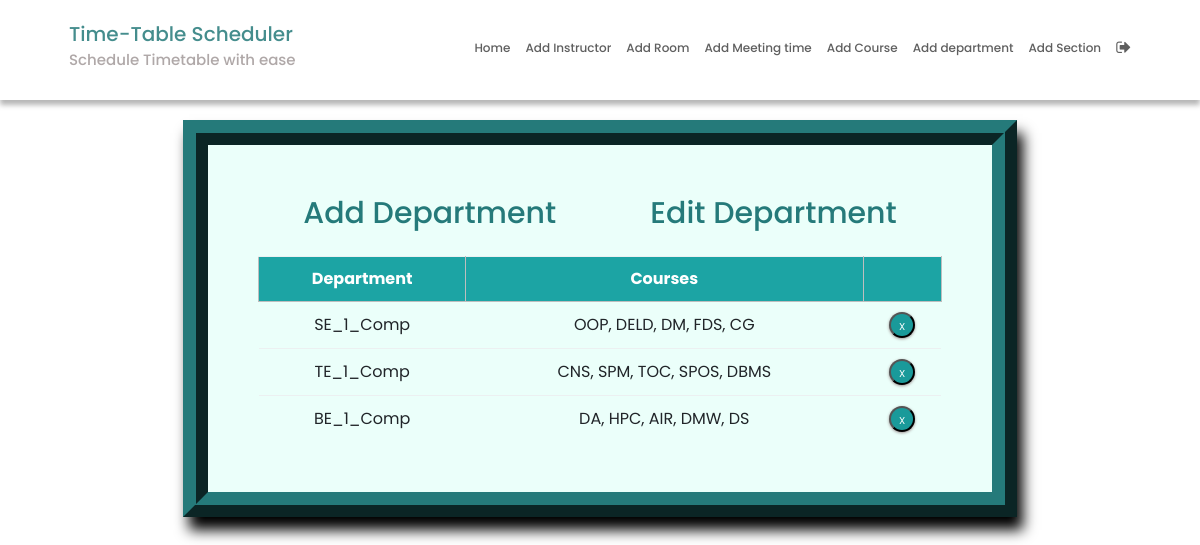
/departmentEdit/ (signed in), run on the app's committed database.
### SchedulerApp/models.py (models this page shows, shortened)
class Department(models.Model):
    dept_name = models.CharField(max_length=50)
    courses = models.ManyToManyField(Course)

### SchedulerApp/views.py (the view)
# urls.py: path('departmentEdit/', departmentEdit, name='departmentEdit'),
@login_required
def departmentEdit(request):
    course = defaultdict(list)
    for dept in Department.courses.through.objects.all():
        dept_name = Department.objects.filter(
            id=dept.department_id).values('dept_name')[0]['dept_name']
        course_name = Course.objects.filter(
            course_number=dept.course_id).values(
                'course_name')[0]['course_name']
        course[dept_name].append(course_name)
    context = {'departments': Department.objects.all(), 'course': course}
    return render(request, 'departmentEdit.html', context)

### SchedulerApp/templatetags/index.py (called while the page is built)
@register.filter
def dictKey(d, k):
    return ', '.join(d[k]) or ''

@register.tag
def active(parser, token):
    args = token.split_contents()
    template_tag = args[0]
    if len(args) < 2:
        raise (template.TemplateSyntaxError, f'{template_tag} tag requires at least one argument')
    return NavSelectedNode(args[1:])

    def render(self, context):
        path = context['request'].path
        for p in self.patterns:
            pValue = template.Variable(p).resolve(context)
            if path == pValue:
                return 'active'
        return ''

### templates/departmentEdit.html (shortened to what this page needs)
{% extends 'base.html' %}
{% block content %}
{% load static %}
{% load index %}
<fieldset class="fieldset">
  <a href="{% url 'departmentAdd'%}">
    <h1 class="tablink" onclick="openPage('new')" id="defaultOpen">Add Department</h1>
  </a>
  <h1 class="tablink" onclick="openPage('edit')" id="link_to_edit">Edit Department</h1>
  <div class="tabcontent" id="edit">
    <table class="table1">
      <thead>
        <tr class="table-headers">
          <th>Department</th>
          <th>Courses</th>
          <th class="empty"></th>
        </tr>
      </thead>
      <tbody>
        {% for dept in departments %}
        <tr>
          <td>{{dept.dept_name}}</td>
          <td>{{course|dictKey:dept.dept_name}}</td>
          <td class="empty">
            <form action="{% url 'deletedepartment' dept.id %}" method="post">
              <input type="submit" value="X" class="cross">
            </form>
          </td>
        </tr>
        {% endfor %}
      </tbody>
    </table>
  </div>
</fieldset>
{% endblock %}

### static/CSS/style.css (style rules this page uses)
* { margin: 0; padding: 0; box-sizing: border-box; font-family: "poppins", sans-serif; }
html { scroll-behavior: smooth; }
a { text-decoration: none; }
body { position: relative; }
html, body { margin: 0; padding: 0; box-sizing: border-box; font-family: "Quicksand", sans-serif; font-size: 62.5%; font-size: 10px; height: 100%; width: 100vw; }
fieldset { padding: 50px; border-width: 25px; border-style: ridge; border-color: #257a7a; box-shadow: 6px 13px 13px 0px black; background-color: #ebfffa; }
fieldset h1 { color: #257a7a; padding-bottom: 20px; margin-inline: 45px; display: inline-block; cursor: pointer; font-size: 3rem; }
fieldset input { padding: 8px; color: #938c8c }
.table2 td, th { border: 1px solid rgb(190, 190, 190); padding: 10px 20px; }
.table1 { width: 100%; border-collapse: collapse; text-align: center; overflow: hidden; }
.table1 td, th { border-top: 1px solid #ECF0F1; padding: 10px; }
.table1 th { background-color: #1ca4a4; color: #fff; }
.empty form { display: flex; justify-content: center; }
.cross { border-radius: 50%; font-size: 1rem; box-shadow: 0px 1px 3px 0px #9e9292; padding: 5px; color: #fff; background-color: #1a9a9a; cursor: pointer; width: 26px; height: 26px; }
.fieldset { min-width: 650px; font-size: 1.6rem; }

### data on the page
Department: dept_name "SE_1_Comp", dept_name "OOP, DELD, DM, FDS, CG"
Department: dept_name "TE_1_Comp", dept_name "CNS, SPM, TOC, SPOS, DBMS"
Department: dept_name "BE_1_Comp", dept_name "DA, HPC, AIR, DMW, DS"
